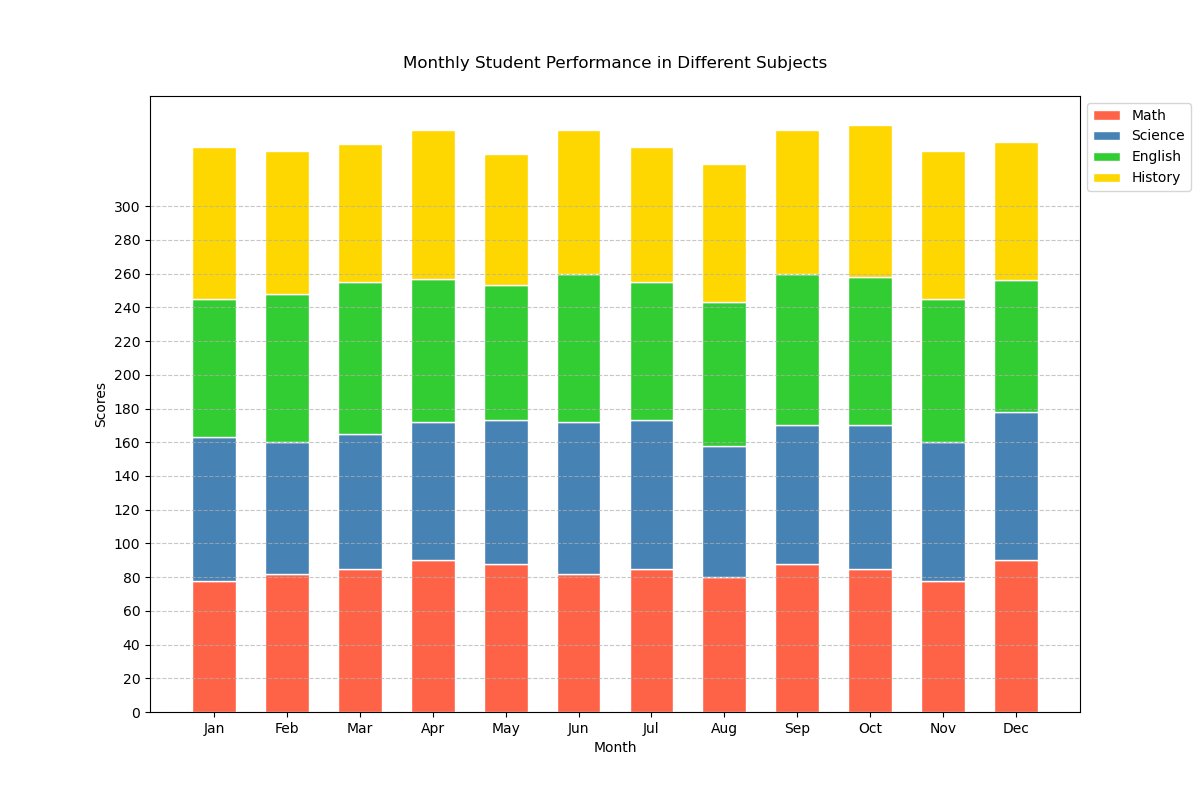

Here is the Python script that generated this plot:

import matplotlib.pyplot as plt
import numpy as np

# Data
months = ['Jan', 'Feb', 'Mar', 'Apr', 'May', 'Jun', 'Jul', 'Aug', 'Sep', 'Oct', 'Nov', 'Dec']
math = [78, 82, 85, 90, 88, 82, 85, 80, 88, 85, 78, 90]
science = [85, 78, 80, 82, 85, 90, 88, 78, 82, 85, 82, 88]
english = [82, 88, 90, 85, 80, 88, 82, 85, 90, 88, 85, 78]
history = [90, 85, 82, 88, 78, 85, 80, 82, 85, 90, 88, 82]

# Stacked bar chart data accumulation
bars_science = np.add(math, science).tolist()
bars_english = np.add(bars_science, english).tolist()

# Modify the color scheme using hexadecimal color codes
colors = ['#FF6347', '#4682B4', '#32CD32', '#FFD700']

fig, ax = plt.subplots(figsize=(12, 8)) # Change size of the chart

# Creating the vertical bar chart
ax.bar(months, math, color=colors[0], edgecolor='white', width=0.6, label='Math')
ax.bar(months, science, bottom=math, color=colors[1], edgecolor='white', width=0.6, label='Science')
ax.bar(months, english, bottom=bars_science, color=colors[2], edgecolor='white', width=0.6, label='English')
ax.bar(months, history, bottom=bars_english, color=colors[3], edgecolor='white', width=0.6, label='History')

# Customizing the vertical stacked bar chart with the new topic: 'Monthly Student Performance'
plt.title('Monthly Student Performance in Different Subjects', pad=20)
plt.xlabel('Month')
plt.ylabel('Scores')
plt.yticks(np.arange(0, 301, 20))
plt.xticks(months)
plt.legend(loc='upper left', bbox_to_anchor=(1,1))
plt.grid(axis='y', linestyle='--', alpha=0.7)

# Display the final plot
plt.show()
